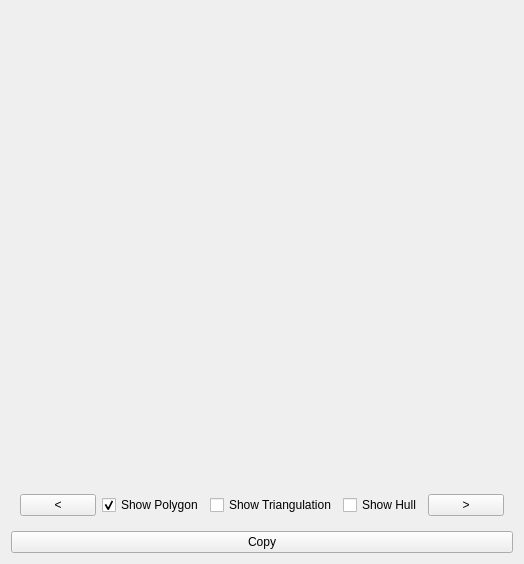
<?xml version="1.0" encoding="UTF-8"?>
<ui version="4.0">
 <class>Form</class>
 <widget class="QWidget" name="Form">
  <property name="geometry">
   <rect>
    <x>0</x>
    <y>0</y>
    <width>524</width>
    <height>564</height>
   </rect>
  </property>
  <property name="windowTitle">
   <string>Form</string>
  </property>
  <layout class="QVBoxLayout" name="verticalLayout">
   <item>
    <widget class="PolygonWidget" name="displayWidget" native="true">
     <property name="sizePolicy">
      <sizepolicy hsizetype="Preferred" vsizetype="Expanding">
       <horstretch>0</horstretch>
       <verstretch>0</verstretch>
      </sizepolicy>
     </property>
    </widget>
   </item>
   <item>
    <widget class="QWidget" name="widget_2" native="true">
     <property name="sizePolicy">
      <sizepolicy hsizetype="Preferred" vsizetype="Minimum">
       <horstretch>0</horstretch>
       <verstretch>0</verstretch>
      </sizepolicy>
     </property>
     <layout class="QHBoxLayout" name="horizontalLayout">
      <item>
       <widget class="QPushButton" name="prevButton">
        <property name="minimumSize">
         <size>
          <width>20</width>
          <height>0</height>
         </size>
        </property>
        <property name="text">
         <string>&lt;</string>
        </property>
       </widget>
      </item>
      <item>
       <widget class="QCheckBox" name="polygonCheck">
        <property name="sizePolicy">
         <sizepolicy hsizetype="MinimumExpanding" vsizetype="Fixed">
          <horstretch>0</horstretch>
          <verstretch>0</verstretch>
         </sizepolicy>
        </property>
        <property name="text">
         <string>Show Polygon</string>
        </property>
        <property name="checked">
         <bool>true</bool>
        </property>
       </widget>
      </item>
      <item>
       <widget class="QCheckBox" name="triangulationCheck">
        <property name="sizePolicy">
         <sizepolicy hsizetype="MinimumExpanding" vsizetype="Fixed">
          <horstretch>0</horstretch>
          <verstretch>0</verstretch>
         </sizepolicy>
        </property>
        <property name="text">
         <string>Show Triangulation</string>
        </property>
       </widget>
      </item>
      <item>
       <widget class="QCheckBox" name="hullCheck">
        <property name="sizePolicy">
         <sizepolicy hsizetype="Expanding" vsizetype="Fixed">
          <horstretch>0</horstretch>
          <verstretch>0</verstretch>
         </sizepolicy>
        </property>
        <property name="text">
         <string>Show Hull</string>
        </property>
       </widget>
      </item>
      <item>
       <widget class="QPushButton" name="nextButton">
        <property name="sizePolicy">
         <sizepolicy hsizetype="Minimum" vsizetype="Fixed">
          <horstretch>0</horstretch>
          <verstretch>0</verstretch>
         </sizepolicy>
        </property>
        <property name="minimumSize">
         <size>
          <width>20</width>
          <height>0</height>
         </size>
        </property>
        <property name="text">
         <string>&gt;</string>
        </property>
       </widget>
      </item>
     </layout>
    </widget>
   </item>
   <item>
    <widget class="QPushButton" name="copyButton">
     <property name="text">
      <string>Copy</string>
     </property>
    </widget>
   </item>
  </layout>
 </widget>
 <customwidgets>
  <customwidget>
   <class>PolygonWidget</class>
   <extends>QWidget</extends>
   <header>polygonwidget.h</header>
   <container>1</container>
  </customwidget>
 </customwidgets>
 <resources/>
 <connections/>
</ui>
